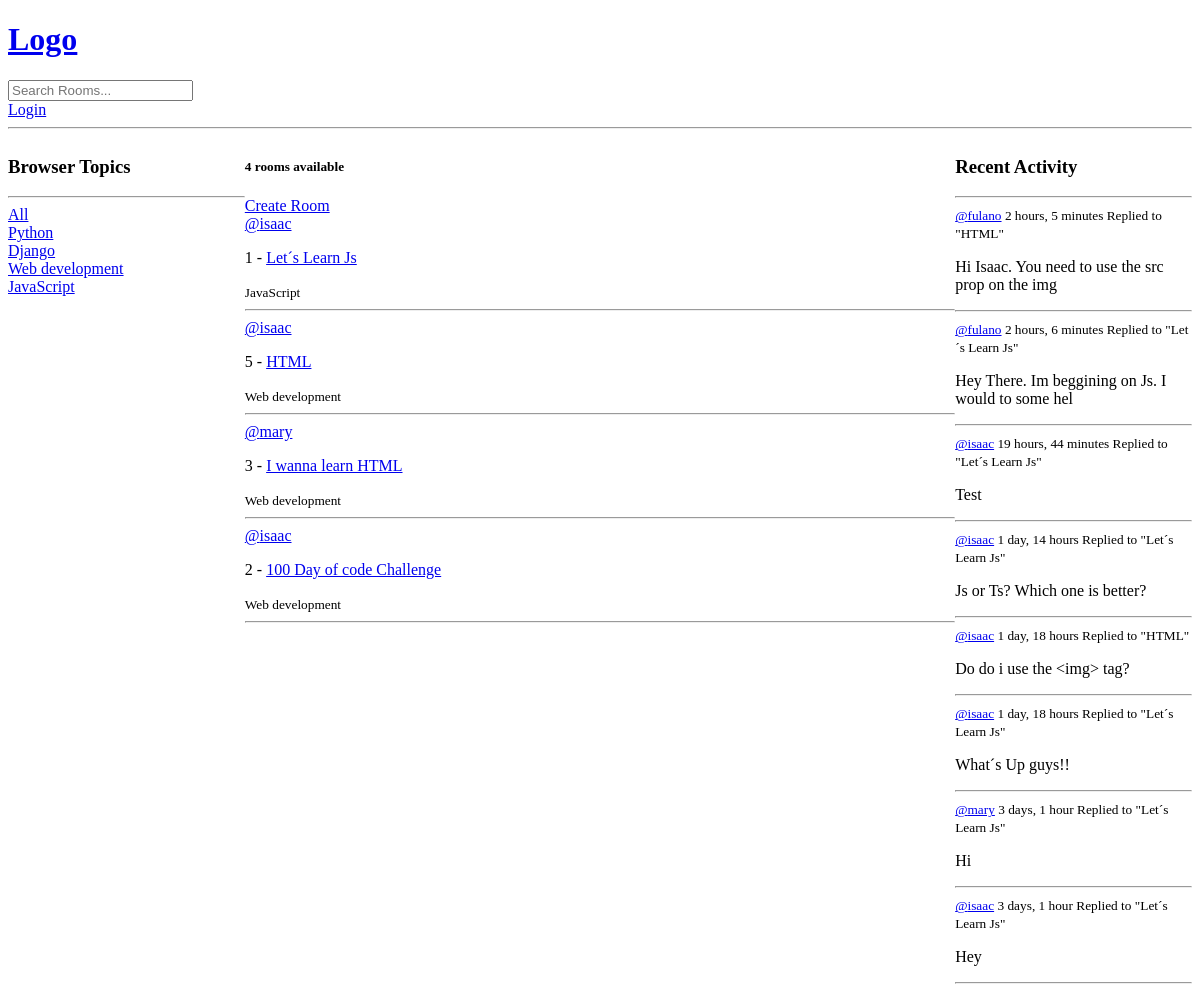
Before: / with the older database file.
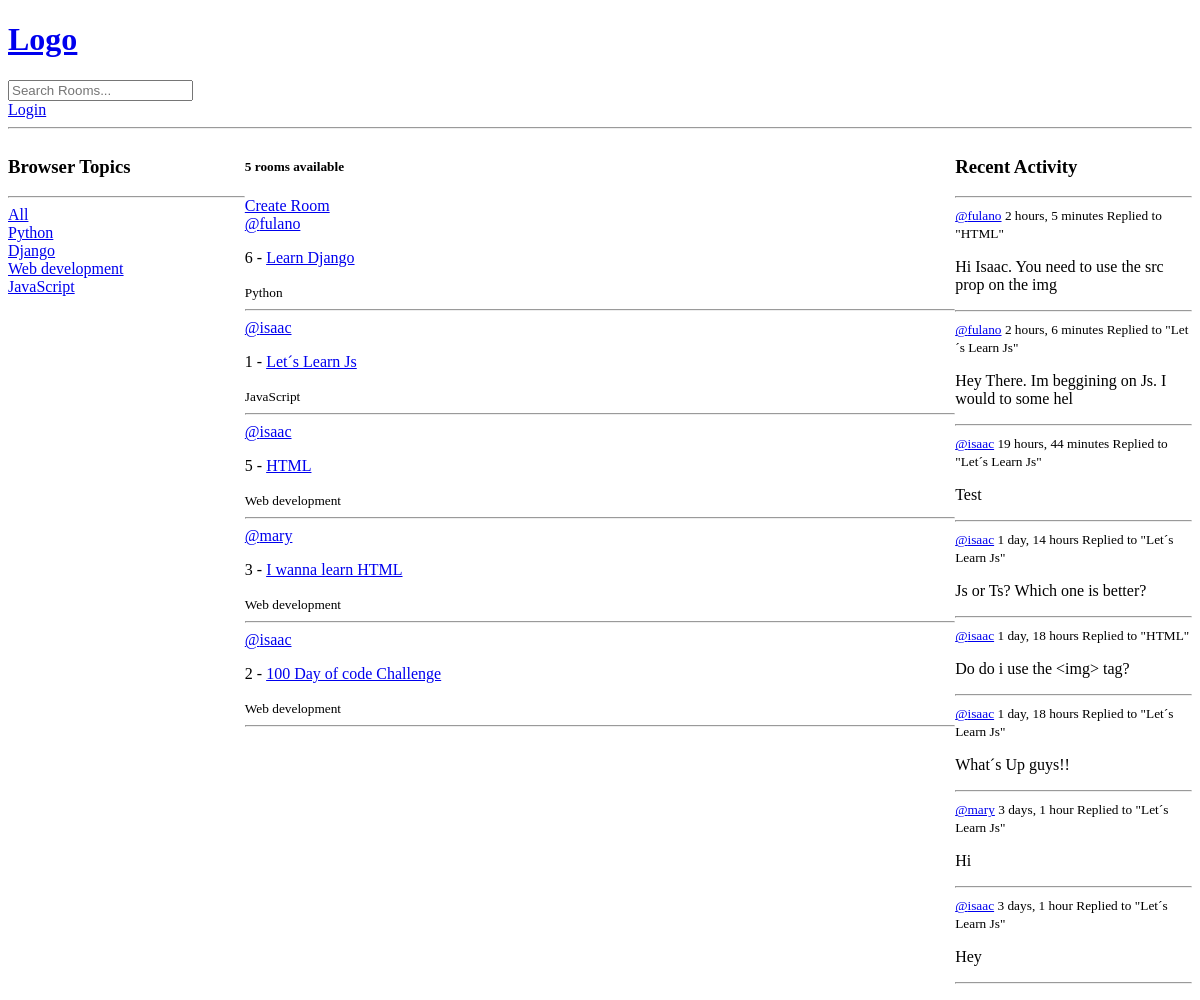
After: the same page with the newer database file.
### base/models.py (models this page shows, shortened)
class Topic(models.Model):
    name = models.CharField(max_length=200);

class Room(models.Model):
    host = models.ForeignKey(User, on_delete=models.SET_NULL, null=True);
    topic = models.ForeignKey(Topic, on_delete=models.SET_NULL, null=True);
    name = models.CharField(max_length=200);
    description = models.TextField(null=True, blank=True);
    participants = models.ManyToManyField(User, related_name='participants', blank=True);
    update = models.DateTimeField(auto_now=True);
    created = models.DateTimeField(auto_now_add=True);
    class Meta:
        ordering = ['-update', '-created'];
    def __str__(self):
        return self.name;

class Message(models.Model):
    user = models.ForeignKey(User, on_delete=models.CASCADE);
    room = models.ForeignKey(Room, on_delete=models.CASCADE);
    body = models.TextField();
    update = models.DateTimeField(auto_now=True);
    created = models.DateTimeField(auto_now_add=True);
    class Meta:
        ordering = ['-update', '-created'];
    def __str__(self):
        return self.body[0:50];

### base/views.py (the view)
# urls.py: path('', views.home, name='home'),
def home(req):
    q = req.GET.get('q') if req.GET.get('q') != None else '';
    rooms = Room.objects.filter(
        Q(topic__name__icontains=q) |
        Q(name__icontains=q) |
        Q(description__icontains=q)
        );
    room_count = rooms.count();
    topics = Topic.objects.all();
    room = Room.objects.all();
    room_messages = Message.objects.filter(Q(room__topic__name__icontains=q));
    print(room);
    context = {
        'rooms': rooms,
        'topics': topics,
        'room_count': room_count,
        'room_messages': room_messages
        };
    return render(req, 'base/home.html', context);

### base/templates/base/home.html (shortened to what this page needs)
{% extends 'index.html' %}
{% block content %}
<div class="home-container">
  <div>
    {% include 'base/components/topics_component.html' %}
  </div>
  <div>
    <h5>{{room_count}} rooms available</h5>
    <a href="{% url 'create-room' %}">Create Room</a>
    {% include 'base/components/feed_component.html' %}
  </div>
  <div>
    {% include 'base/components/activity_component.html' %}
  </div>
</div>
{% endblock content %}

### base/templates/base/components/topics_component.html
<h3>Browser Topics</h3>
<hr>
<div>
  <a href="{% url 'home' %}">All</a>
</div>
{% for topic in topics %}
<div>
  <a href="{% url 'home' %}?q={{topic.name}}"">{{topic.name}}</a>
        </div>
{% endfor %}

### base/templates/base/components/feed_component.html (shortened to what this page needs)
{% for room in rooms %}
<div>
  <a href="{% url 'user-profile' room.host.id %}">@{{room.host.username}}</a>
  <p>{{room.id}} - <a href="{% url 'room' room.id %}">{{room.name}}</p></a>
  <small>{{room.topic.name}}</small>
  <hr>
</div>
{% endfor %}

### base/templates/base/components/activity_component.html (shortened to what this page needs)
<h3>Recent Activity</h3>
<hr>
{% for message in room_messages %}
<div>
  <small>
    <a href="{% url 'user-profile' message.user.id %}">@{{message.user}}</a> {{message.created|timesince}}
  </small>
  <small>Replied to <a>"{{message.room}}"</a></small>
  <p>{{message}}</p>
  <hr>
</div>
{% endfor%}

Changed rows visible on the page:
added Room: host.username "fulano", id "6", name "Learn Django", topic.name "Python"
Other visible differences:
{{ room_count }}: "4" → "5"
